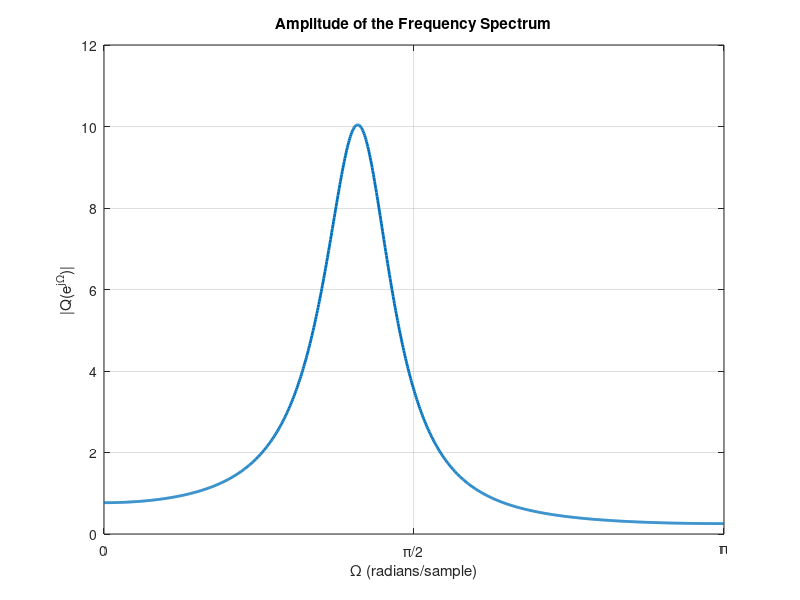

The MATLAB script that drew this image: (Note: this script raises an error after producing the figure.)
clear all; close all; clc;

Es = 1;         
sigma2 = 0.1;   
T = 1;

% Q(D) = 1.89 - 0.9D - 0.9D^-1 + 0.8D^2 + 0.8D^-2
Q_k = [0.8, -0.9, 1.89, -0.9, 0.8];

%% Q2a.

w = linspace(0, pi, 1000);

q_amp = abs(sqrt(1.89)./(1.99 - 0.9*exp(1j*w) + 0.8*exp(2j*w) - 0.9*exp(-1j*w) + 0.8*exp(-2j*w)));

figure;
plot(w, q_amp, 'LineWidth', 2);
grid on;
title('Amplitude of the Frequency Spectrum');
xlabel('\Omega (radians/sample)');
ylabel('|Q(e^{j\Omega})|');
xlim([0, pi]);
xticks([0, pi/2, pi]);
xticklabels({'0', '\pi/2', '\pi'});

%% Q2b.
q_tilde = Q_k / sqrt(1.89);

% For a 5x9 matrix U using toeplitz:
% - The first column c defines the leftmost elements (padded with zeros)
% - The first row r defines the top elements (the full impulse response padded)
c = [q_tilde(1); 0; 0; 0; 0]; 
r = [q_tilde, 0, 0, 0, 0];
U = toeplitz(c, r);

% Noise covariance matrix
rw_col = (sigma2 / 1.89) * [1.89, -0.9, 0.8, 0, 0]'; 
Rww = toeplitz(rw_col);

% b[0] is at column 5 of U
u_0 = U(:, 5); 
c_mmse = (U * U' + (1/Es) * Rww) \ u_0

%% Q2c.

% Trruncate U to only include columns 3 to 7
U_trunc = U(:, 3:7);

% b[0] is the 3rd column of the truncated matrix
u_0_trunc = U_trunc(:, 3); 

c_mmse_trunc = (U_trunc * U_trunc' + (1/Es) * Rww) \ u_0_trunc

%% Q2d.

calc_sinr = @(c) ...
    (abs(c' * U(:, 5))^2) / ...                                 % Signal Power
    (sum(abs(c' * U(:, [1:4, 6:9])).^2) + real(c' * Rww * c));  % Interference + Noise Power

% Calculate SINR for both designs
sinr_b = calc_sinr(c_mmse);
sinr_c = calc_sinr(c_mmse_trunc);

fprintf('SINR for MMSE Equalizer (Part B):        %f \n', sinr_b);
fprintf('SINR for truncatedEqualizer (Part C):    %f\n', sinr_c);
% The SINR degrades when using the truncated equalizer.
% This is because the filter was optimized assuming b[-4], b[-3],
% b[3], and b[4] were zero, but they are present in the actual received
% signal and thus become unmitigated interference.

%% Q3c.
clear all;

% Parameters
SNR_mfb_dB = 10;
SNR_mfb = 10^(SNR_mfb_dB/10);
Es = 1;
Gamma = 2; 

% Noise variance calculation
sigma2 = (Es * 2) / SNR_mfb;

fprintf('N = 8\n');
N8 = 8;
P_total_8 = N8 * Es; % Total energy budget
n8 = 0:(N8-1);
g8 = 2 + 2*cos(2*pi*n8/N8); % Channel gains

[P8, lambda8] = waterfill_alloc(g8, P_total_8, Gamma, sigma2);

% Calculate Metrics
SNR_n_8 = (P8 .* g8) / sigma2;
r_n_8 = max(0, 0.5 * log2(1 + SNR_n_8 / Gamma));
r_bar_8 = sum(r_n_8) / N8;
SNR_mc_8 = Gamma * (2^(2 * r_bar_8) - 1);
SNR_mc_8_dB = 10 * log10(SNR_mc_8);
gap_to_mfb_8 = SNR_mfb_dB - SNR_mc_8_dB;

fprintf('n \t Gain (g_n) \t Power (P_n) \t SNR_n \t\t Rate (bits)\n');
fprintf('----------------------------------------------------------\n');
for i = 1:N8
    fprintf('%d \t %8.4f \t %8.4f \t %8.4f \t %8.4f\n', ...
        n8(i), g8(i), P8(i), SNR_n_8(i), r_n_8(i));
end
fprintf('\nMetrics:\n');
fprintf('Spectral Efficiency:         %.4f bits/symbol\n', r_bar_8);
fprintf('Multicarrier SNR:            %.4f dB\n', SNR_mc_8_dB);
fprintf('Distance to MFB:             %.4f dB\n\n', gap_to_mfb_8);


% Run for N = 16
fprintf('N = 16\n');
N16 = 16;
P_total_16 = N16 * Es;
n16 = 0:(N16-1);
g16 = 2 + 2*cos(2*pi*n16/N16);

% Perform Waterfilling
[P16, lambda16] = waterfill_alloc(g16, P_total_16, Gamma, sigma2);

% Calculate Metrics
SNR_n_16 = (P16 .* g16) / sigma2;
r_n_16 = max(0, 0.5 * log2(1 + SNR_n_16 / Gamma));
r_bar_16 = sum(r_n_16) / N16;
SNR_mc_16 = Gamma * (2^(2 * r_bar_16) - 1);
SNR_mc_16_dB = 10 * log10(SNR_mc_16);
gap_to_mfb_16 = SNR_mfb_dB - SNR_mc_16_dB;

% Print Tabular Results
fprintf('n \t Gain (g_n) \t Power (P_n) \t SNR_n \t\t Rate (bits)\n');
fprintf('----------------------------------------------------------\n');
for i = 1:N16
    fprintf('%d \t %8.4f \t %8.4f \t %8.4f \t %8.4f\n', ...
        n16(i), g16(i), P16(i), SNR_n_16(i), r_n_16(i));
end
fprintf('\nMetrics:\n');
fprintf('Spectral Efficiency:         %.4f bits/symbol/dim\n', r_bar_16);
fprintf('Multicarrier SNR:            %.4f dB\n', SNR_mc_16_dB);
fprintf('Distance to MFB:             %.4f dB\n\n', gap_to_mfb_16);

% Conclusion: Spectral Efficiency went UP from N=8 to N=16 with waterfilling


% Helper Function: Waterfilling Algorithm
function [P, lambda] = waterfill_alloc(g, P_total, Gamma, sigma2)
    N_ch = length(g);
    P = zeros(1, N_ch);
    
    % Only consider channels with strictly positive gain to avoid division by zero
    active_idx = find(g > 1e-6); 
    
    while true
        % Calculate the "inverse SNR" cost term for each active channel
        cost = (Gamma * sigma2) ./ g(active_idx);
        
        % Calculate the water level lambda
        lambda = (P_total + sum(cost)) / length(active_idx);
        
        % Tentative power allocation
        P_tentative = lambda - cost;
        
        % Check if any allocated power is negative
        if all(P_tentative >= 0)
            P(active_idx) = P_tentative;
            break; % Success! All active channels have non-negative power.
        else
            % Find the channel that was allocated the most negative power
            [~, min_idx] = min(P_tentative);
            dropped_ch = active_idx(min_idx);
            
            % Remove this channel from the active set and repeat
            active_idx(active_idx == dropped_ch) = [];
        end
    end
end



















% %% Q2a.
% clear all; close all; clc;
% omega = linspace(0, pi, 1000);
% 
% q_amp = abs(sqrt(1.89)./(1.99 - 0.9*exp(1j*omega) + 0.8*exp(2j*omega) - 0.9*exp(-1j*omega) + 0.8*exp(-2j*omega)));
% 
% 
% figure;
% plot(omega, q_amp, 'LineWidth', 2);
% grid on;
% title('Amplitude of the Frequency Spectrum');
% xlabel('\Omega (radians/sample)');
% ylabel('|Q(e^{j\Omega})|');
% xlim([0, pi]);
% xticks([0, pi/2, pi]);
% xticklabels({'0', '\pi/2', '\pi'});
% %% Q2b.
% 
% 
% 
% 
% Es = 1;
% sigma_sq = 0.1
% 
% U = [0.58, -0.65, 1.37,  -0.65, 0.58,  0,     0,     0,     0;
%      0,    0.58,  -0.65, 1.37,  -0.65, 0.58,  0,     0,     0;
%      0,    0,     0.58,  -0.65, 1.37,  -0.65, 0.58,  0,     0;
%      0,    0,     0,     0.58,  -0.65, 1.37,  -0.65, 0.58,  0;
%      0,    0,     0,     0,     0.58,  -0.65, 1.37,  -0.65, 0.58];
% 
% Rw = (0.1/1.89) .* [1.89, -0.9, 0.8,  0,    0;
%                     -0.9, 1.89, -0.9, 0.8,  0;
%                     0.8,  -0.9, 1.89, -0.9, 0.8,
%                     0,    0.8,  -0.9, 1.89, -0.9;
%                     0,    0,    0.8,  -0.9, 1.89];
% cmmse = inv(U * ctranspose(U) + (1/Es) * Rw) * U(:, 5)
% 
% %% Q2c. % DOUBLE CHECK WITH FARAZ THAT THIS IS WHAT YOU'RE SUPPOSED TO DO!
% % 1. Trim U to only keep b[-2] to b[2]
% U_trunc = [1.37,  -0.65, 0.58,  0,    0;     
%           -0.65, 1.37,  -0.65, 0.58,  0;
%           0.58,  -0.65, 1.37,  -0.65, 0.58;
%           0,     0.58,  -0.65, 1.37,  -0.65;
%           0,     0,     0.58,  -0.65, 1.37];
% 
% Rw = (0.1/1.89) .* [1.89, -0.9, 0.8,  0,    0;
%                     -0.9, 1.89, -0.9, 0.8,  0;
%                     0.8,  -0.9, 1.89, -0.9, 0.8,
%                     0,    0.8,  -0.9, 1.89, -0.9;
%                     0,    0,    0.8,  -0.9, 1.89];
% cmmse_trunc = inv(U_trunc * ctranspose(U_trunc) + (1/Es) * Rw) * U_trunc(:, 3)
% 
% %% Q2d. 
% 
% % Find SINR for original MMSE
% indices = 1:5;
% 
% % 1. Find Signal Energy
% u_0 = U(:, 5); 
% S = abs(cmmse' * u_0)^2;
% 
% % 2. Find Interference Energy
% U_interfere = U;
% U_interfere(:, 5) = 0; % just the interfering symbols
% I = sum(abs(cmmse' * U_interfere).^2);
% 
% % 3. Find Noise energy
% N = 0;
% for i = indices
%     ci = cmmse(i);
%     N = N + ci * sigma_sq;
% end
% 
% SINR = S / (I + N)
